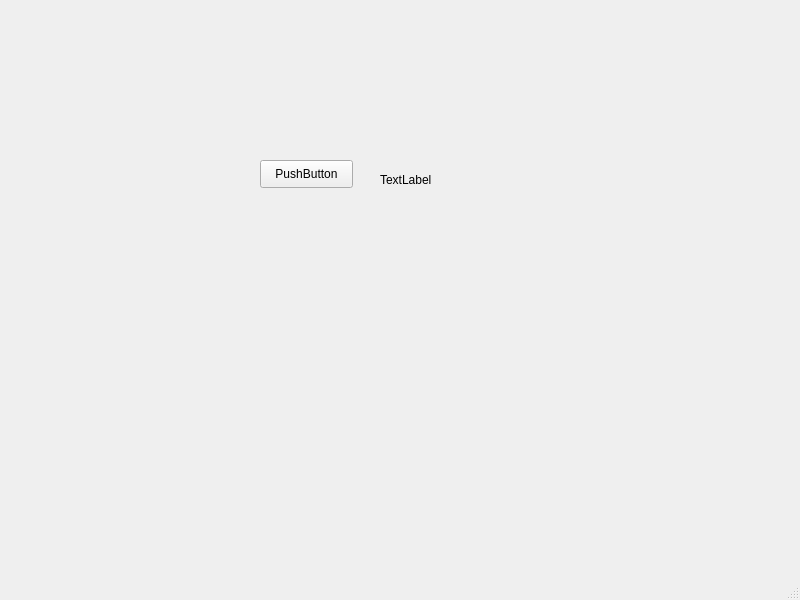
<?xml version="1.0" encoding="UTF-8"?>
<ui version="4.0">
 <class>MainWindow</class>
 <widget class="QMainWindow" name="MainWindow">
  <property name="geometry">
   <rect>
    <x>0</x>
    <y>0</y>
    <width>800</width>
    <height>600</height>
   </rect>
  </property>
  <property name="windowTitle">
   <string>MainWindow</string>
  </property>
  <widget class="QWidget" name="centralwidget">
   <widget class="QPushButton" name="switch1">
    <property name="geometry">
     <rect>
      <x>260</x>
      <y>160</y>
      <width>93</width>
      <height>28</height>
     </rect>
    </property>
    <property name="text">
     <string>PushButton</string>
    </property>
   </widget>
   <widget class="QLabel" name="TimeLable">
    <property name="geometry">
     <rect>
      <x>380</x>
      <y>170</y>
      <width>69</width>
      <height>19</height>
     </rect>
    </property>
    <property name="text">
     <string>TextLabel</string>
    </property>
   </widget>
  </widget>
  <widget class="QMenuBar" name="menubar">
   <property name="geometry">
    <rect>
     <x>0</x>
     <y>0</y>
     <width>800</width>
     <height>25</height>
    </rect>
   </property>
  </widget>
  <widget class="QStatusBar" name="statusbar"/>
 </widget>
 <resources/>
 <connections/>
</ui>
